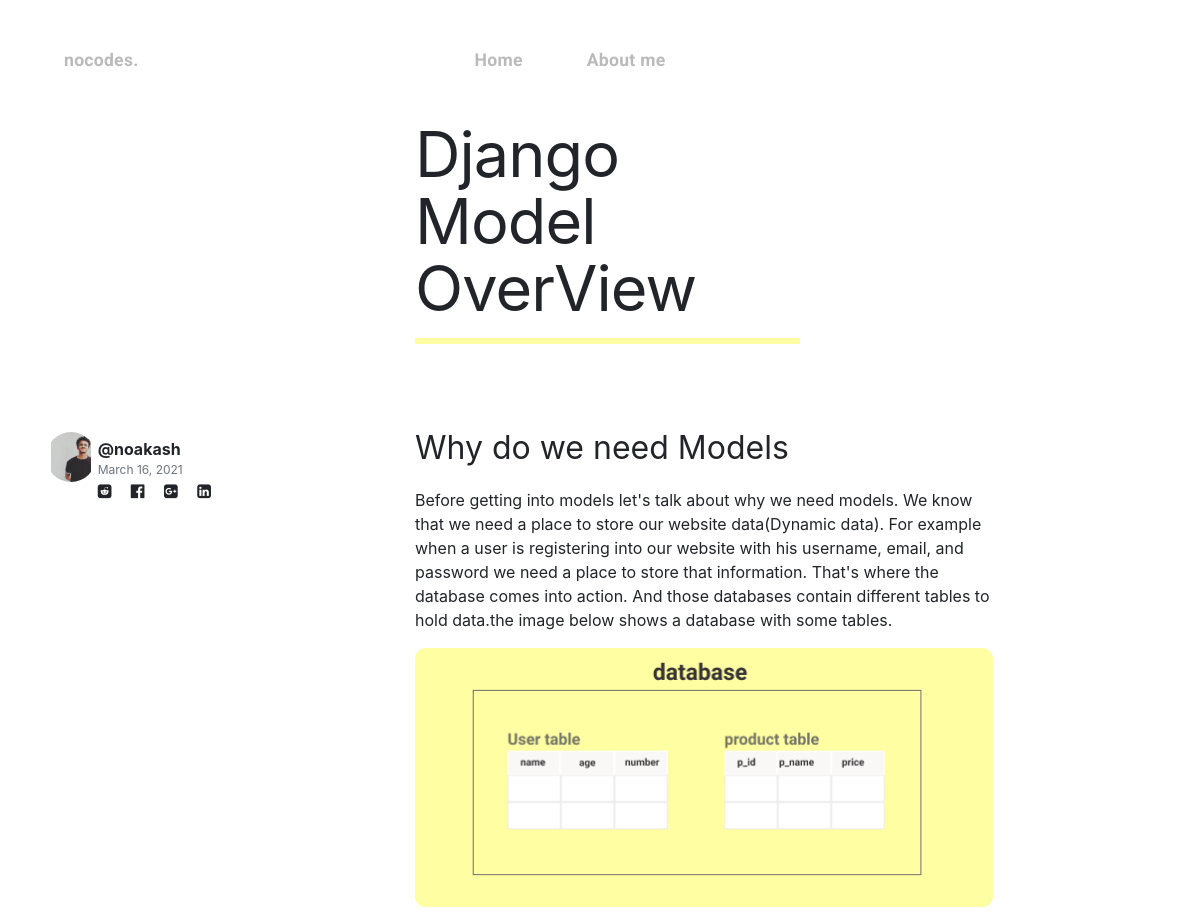
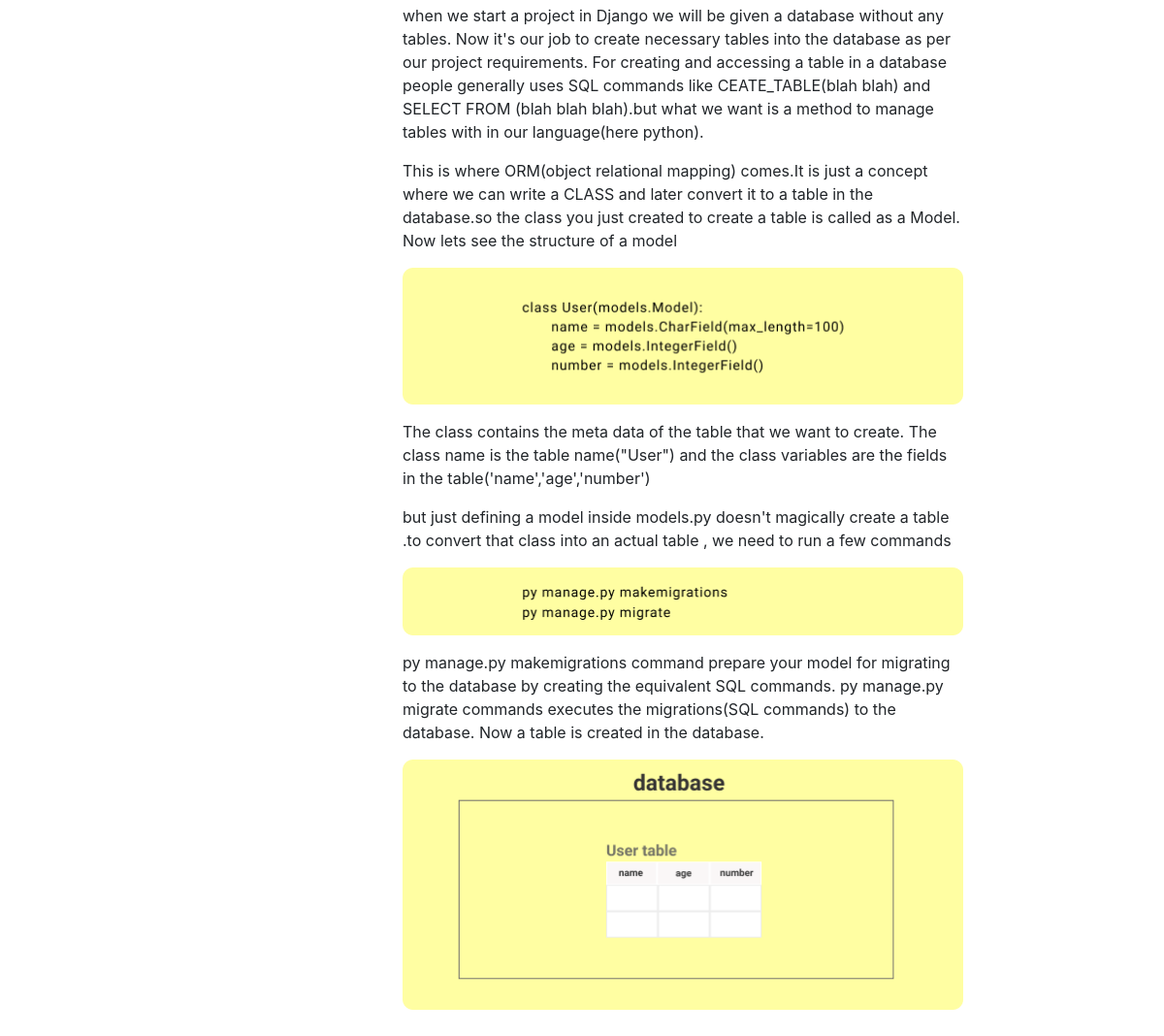
/post/1, run on the app's committed database (2 pictures, top to bottom).
### blog/models.py (models this page shows, shortened)
class Post(models.Model):
    title = models.CharField(max_length=200)
    author = models.ForeignKey(Author, on_delete=models.CASCADE, null=True)
    description = models.CharField(max_length=300, null=True, blank=True)
    image = models.ImageField(upload_to='post_pics', null=True, blank=True)
    date_created = models.DateTimeField(auto_now_add=True)
    author_name = models.CharField(max_length=100, null=True, blank=True)

class Author(models.Model):
    name = models.CharField(max_length=100, null=True)
    age = models.IntegerField(null=True)
    image = models.ImageField(upload_to='author_pics', null=True, blank=True)
    short_title = models.CharField(max_length=10, null=True)
    email = models.CharField(max_length=200, null=True, blank=True)
    instagram = models.CharField(max_length=200, null=True, blank=True)
    github = models.CharField(max_length=200, null=True, blank=True)
    twitter = models.CharField(max_length=200, null=True, blank=True)
    def __str__(self):
        return str(self.short_title)

class Section(models.Model):
    post = models.ForeignKey(Post, on_delete=models.CASCADE, null=True)
    title = models.CharField(max_length=300, null=True, blank=True)
    body = models.TextField(null=True, blank=True)
    image = models.ImageField(upload_to='section_pics', null=True, blank=True)

### blog/views.py (the view)
# urls.py: path('post/<int:pk>', post, name='post'),
def post(request, pk):
    post = Post.objects.get(id=pk)
    sections = Section.objects.filter(post=post)
    share_string = quote_plus(post.title)
    context = {'post': post, 'sections': sections, 'share_string': share_string}
    return render(request, 'blog/post.html', context)

### blog/templates/blog/post.html (shortened to what this page needs)
{% extends 'base.html' %}
{% load static %}
{% block style %}
<link rel="stylesheet" href="{% static 'css/main.css' %}">
{% endblock style %}
{% block content %}
    {% include 'blog/!navbar.html'  %}
<div class="container-fluid">
    <div class="row">
        <div class="col-md-4 col-0"></div>
        <div class="col-md-8 col-12">
            <p class="post-title">{{post.title}}</p>
            <div class="post-title-underline"></div>
        </div>
    </div>
</div>
<div class="container-fluid blog-wrapper ">
            {% include 'blog/!post.html'  %}
</div>
{% endblock content %}

### templates/base.html (shortened to what this page needs)
{% load static %}
<!doctype html>
<html lang="en">
<head>
    <link rel="stylesheet" href="https://stackpath.bootstrapcdn.com/bootstrap/4.3.1/css/bootstrap.min.css"
>
<link rel="stylesheet" href="https://maxcdn.bootstrapcdn.com/font-awesome/4.3.0/css/font-awesome.min.css">
    {% block style %}
    {% endblock style %}
</head>
<body>
{% block content %}
{% endblock content %}
</body>
</html>

### blog/templates/blog/!navbar.html (shortened to what this page needs)
<nav class="navbar navbar-expand-sm navbar-light bg-light">
    <a class="navbar-brand" href="{% url 'home' %}">nocodes.</a>
    <div class="collapse navbar-collapse " id="collapsibleNavId">
        <ul class="navbar-nav  ">
            <li class="nav-item mr-5 ">
                <a class="nav-link text-reset" href="{% url 'home' %}">Home</a>
            </li>
            <li class="nav-item ">
                <a class="nav-link text-reset " href="{% url 'about' %}">About me</a>
            </li>
        </ul>
    </div>
</nav>

### blog/templates/blog/!post.html (shortened to what this page needs)
{% load static %}
<div class="row mb-2 ">
      <div class="col-md-4 col-12 order-lg-1 order-md-1 order-2">
          <div class="container-fluid author-container  ml-3 ">
              <div class="row mb-0 mt-2 ">
                  <div class="col-md-2">
                      <img src="{% static 'image/akashno.jpg' %}" alt="" class="author-img">
                  </div>
                  <div class="col-md-4 blog-details">
                      <p class="author-title m-0 ">@{{post.author}}</p>
                      <p class="m-0 blog-date text-secondary">{{post.date_created.date}}</p>
                      <div class="d-flex justify-content-between" >
                      {% include 'blog/!social_share.html'  %}
                      </div>
                  </div>
              </div>
          </div>
      </div>
      <div class="col-md-8 col-12 order-lg-2 order-md-2 order-1">
          {% for section in sections %}
            <div class="section-container ">
              <p class="section-title">{% if section.title %}{{section.title}}{% endif %}</p>
              <p class="section-body">{{section.body}}</p>
              {% if section.image.url is not none %}
                 <img src="{{section.image.url}}" alt="" class="section-img">
                {% endif %}
          </div>
          {% endfor %}
      </div>
</div>

### blog/templates/blog/!social_share.html
<a class="text-decoration-none text-reset" href="http://www.reddit.com/submit?url={{request.build_absolute_uri}}&title={{share_string}}">
    <i class="fa fa-reddit-square" aria-hidden="true"></i>
</a>
<a class="text-decoration-none text-reset" href="https://www.facebook.com/sharer/sharer.php?u={{request.build_absolute_uri}}">
    <i class="fa fa-facebook-official" aria-hidden="true"></i>
</a>
<a class="text-decoration-none text-reset" href='https://plus.google.com/share?url={{request.build_absolute_uri}}'>
    <i class="fa fa-google-plus-square " aria-hidden="true"></i>
</a>
<a class="text-decoration-none text-reset" href="https://www.linkedin.com/shareArticle?mini=true&url={{request.build_absolute_uri}}&title={{share_string}}&summary=nocodes&source={{request.build_absolute_uri}}">
    <i class="fa fa-linkedin-square" aria-hidden="true"></i>
</a>

### static/css/main.css (style rules this page uses)
* { margin:0; padding:0; }
:root { --navigation-color:#BABABA; }
.navbar { background:none !important; padding:2.2rem 4rem !important; }
.navbar-brand,.navbar-nav { color:var(--navigation-color) !important; font-family: 'Roboto', sans-serif !important; font-style: normal !important; font-weight: bold !important; font-size: 1.1rem !important; line-height: 35px !important; letter-spacing: 0.015em !important; }
.navbar-nav { margin-left:312px; }
.blog-moto,.post-title,.about-title { display:none; font-size: 63px; line-height: 67px; letter-spacing: -0.015em; width:40%; }
.blog-moto-underline,.post-title-underline,.about-title-underline { margin:0px; width: 50%; height: 0px; border: 3px solid #FFFEA2; }
.blog-wrapper,.about-wrapper { margin-top:80px; margin-bottom:80px; }
.blog-container,.section-container,.about-container { width:75%; }
.author-img { width: 50px; height:50px; object-fit:contain; border-radius:50%; }
.blog-details { padding:5px; }
.author-title { font-weight:bold; }
.blog-date { font-size:12px; }
.blog-title,.section-title { font-size:32px; }
.blog-body,.section-body,.about-body { font-weight:normal; font-size:16px; }
.section-img { width:100%; height:auto; }

### data on the page
Post: title "Django Model OverView", author "noakash", date_created "March 16, 2021"
Section: title "Why do we need Models", body "Before getting into models let's talk about why we need models. We know that we need a place to store our website data(Dynamic data). For example when a user is registering into our website with his username, email, and password we need a place to store that information. That's where the database comes into action. And those databases contain different tables to hold data.the image below shows a database with some tables.", image (picture)
Section: body "when we start a project in Django we will be given a database without any tables. Now it's our job to create necessary tables into the database as per our project requirements. For creating and accessing a table in a database people generally uses SQL commands like CEATE_TABLE(blah blah) and SELECT FROM (blah blah blah).but what we want is a method to manage tables with in our language(here python)."
Section: body "This is where ORM(object relational mapping) comes.It is just a concept where we can write a CLASS and later convert it to a table in the database.so the class you just created to create a table is called as a Model. Now lets see the structure of a model", image (picture)
Section: body "The class contains the meta data of the table that we want to create. The class name is the table name(\"User\") and the class variables are the fields in the table('name','age','number')"
Section: body "but just defining a model inside models.py doesn't magically create a table .to convert that class into an actual table , we need to run a few commands", image (picture)
Section: body "py manage.py makemigrations command prepare your model for migrating to the database by creating the equivalent SQL commands. py manage.py migrate commands executes the migrations(SQL commands) to the database. Now a table is created in the database.", image (picture)
